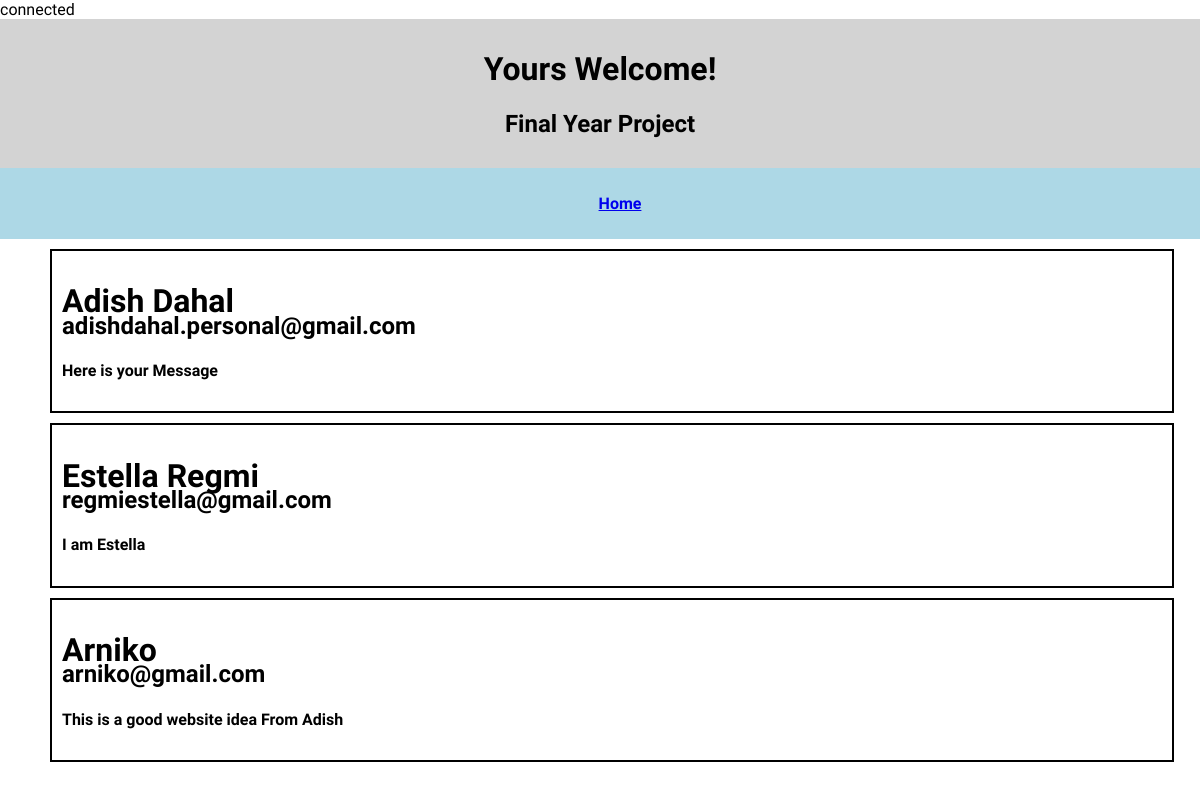
/viewcontact/, run on the app's committed database.
### tables this page shows
CREATE TABLE `message` (
  `id` int NOT NULL,
  `name` varchar(51) NOT NULL,
  `email` varchar(50) NOT NULL,
  `message` varchar(1000) NOT NULL
);

### viewcontact/index.php (the view, shortened to what this page needs)
<!DOCTYPE html>
<html>
<head>
    <link rel="stylesheet" type="text/css" href="../style/style.css">
    <link rel="stylesheet" type="text/css" href="style/style.css">
    <?php include'conn.php'; ?>
</head>
<body>
    <div class="header">
        <div class="intro">
            <center><h1>Yours Welcome!</h1>
            <h2>Final Year Project</h2></center>
        </div>
        <div class="navbar">
            <ul><center>
                <li><a href="../"><b>Home</b></a></li>
            </center></ul>
        </div>
    </div>
	<div class="container">
	    <div class="row10">
	    	<?php
	    		$select = "SELECT * FROM message";
	    		$query = mysqli_query($conn,$select);
	    		$num = mysqli_num_rows($query);
	    		 if ($num != 0) {
                while($result = mysqli_fetch_array($query)) {
	    	?>
	    	<div class="row11">
	    	   <h1><?php echo $result['name']; ?></h1>
	    	   <h2><?php echo $result['email']; ?></h2>
	    	   <h4><?php echo $result['message']; ?></h4>
	        </div>
		    <?php }
		    }else{
		    	echo "No Feedback Found";
		    }
		    ?>
	    </div>
	</div>

### style/style.css (style rules this page uses)
body { margin: 0px; font-family: 'Anek Telugu', sans-serif; }
.intro { background-color: lightgrey; padding: 10px; }
.navbar { background-color: lightblue; padding: 10px; }
.navbar > ul > center > li { display: inline; padding: 20px; }
.container { margin-left: 50px; margin-right: 50px; margin-top: 10px; }

### viewcontact/style/style.css (style rules this page uses)
.row11 { border: 2px solid black; height: auto; width: 100%; margin-bottom: 10px; padding: 10px; }
.row11 > h2 { margin-top: -30px; }

### data on the page
message: name "Adish Dahal", email "adishdahal.personal@gmail.com", message "Here is your Message"
message: name "Estella Regmi", email "regmiestella@gmail.com", message "I am Estella"
message: name "Arniko", email "arniko@gmail.com", message "This is a good website idea From Adish"
